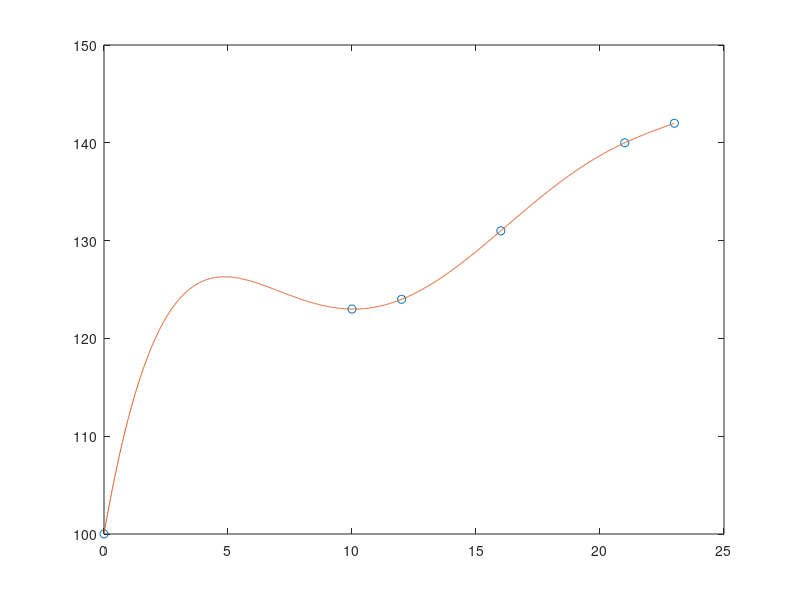

Reproduce this figure in MATLAB.
clear all;
close all;
clc;

x = [0 10 12 16 21 23];
y = [100 123 124 131 140 142];
% y = [27 42 48 60 76 104];
% x = [0 17 27 40 57 83];
poly = [0];
for i=1:length(x)
    P = [1] ;
    for j=1:length(x)
        if j~= i
            P = conv(P,[1 -(x(j))])/(x(i) - (x(j)));
        end
    end
        poly = poly + P*y(i) ;
end

X = 0:.01:23 ;
plot(x,y,'o');
hold on;
plot(X, polyval(poly,X));
hold off;

a = polyval(poly,2.5);
display(a);